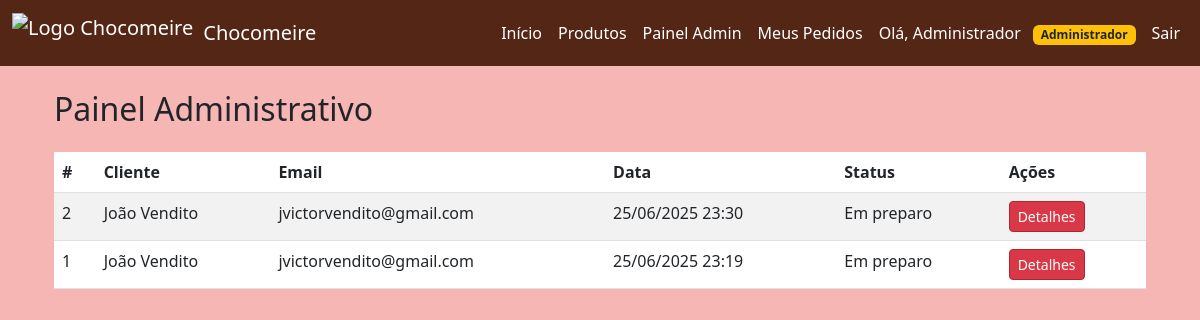
The page /admin (signed in) on the database its author committed.
### app.py (models this page shows)
class User(db.Model):
    id = db.Column(db.Integer, primary_key=True)
    nome = db.Column(db.String(100), nullable=False)
    email = db.Column(db.String(100), unique=True, nullable=False)
    senha = db.Column(db.String(200), nullable=False)
    is_admin = db.Column(db.Boolean, default=False)

### models/pedido.py (models this page shows, shortened)
class Pedido(db.Model):
    id = db.Column(db.Integer, primary_key=True)
    cliente_id = db.Column(db.Integer, db.ForeignKey('cliente.id'), nullable=False)
    cliente = db.relationship('Cliente', backref='pedidos')  # ✅ relacionamento com cliente
    status = db.Column(db.String(50), default="Pendente")
    data_criacao = db.Column(db.DateTime, default=datetime.utcnow)  # ✅ campo de data
    itens = db.relationship('ItemPedido', backref='pedido', lazy=True, cascade="all, delete-orphan")

### models/cliente.py (models this page shows, shortened)
class Cliente(db.Model):
    id = db.Column(db.Integer, primary_key=True)
    nome = db.Column(db.String(100), nullable=False)
    email = db.Column(db.String(100), unique=True, nullable=False)

### app.py (the view)
@app.route('/admin')
def admin_dashboard():
    if not is_admin():
        flash("Acesso restrito ao administrador!", "error")
        return redirect(url_for('home'))
    pedidos = Pedido.query.order_by(Pedido.id.desc()).all()
    return render_template("admin.html", usuario=get_usuario_logado(), pedidos=pedidos)

### app.py (called while the page is built)
def get_usuario_logado():
    if 'usuario_id' in session:
        return db.session.get(User, session['usuario_id'])
    return None

def is_admin():
    usuario = get_usuario_logado()
    return usuario and getattr(usuario, "is_admin", False)

### templates/admin.html
{% extends 'base.html' %}
{% block content %}
<div class="container mt-4">
  <h2>Painel Administrativo</h2>
  {% if pedidos %}
  <table class="table table-striped mt-4">
    <thead>
      <tr>
        <th>#</th>
        <th>Cliente</th>
        <th>Email</th>
        <th>Data</th>
        <th>Status</th>
        <th>Ações</th>
      </tr>
    </thead>
    <tbody>
      {% for pedido in pedidos %}
      <tr>
        <td>{{ pedido.id }}</td>
        <td>{{ pedido.cliente.nome }}</td>
        <td>{{ pedido.cliente.email }}</td>
        <td>{{ pedido.data_criacao.strftime('%d/%m/%Y %H:%M') if pedido.data_criacao else '—' }}</td>
        <td>{{ pedido.status if pedido.status else 'Pendente' }}</td>
        <td>
          <a href="{{ url_for('admin_detalhes_pedido', pedido_id=pedido.id) }}" class="btn btn-sm btn-primary">Detalhes</a>
        </td>
      </tr>
      {% endfor %}
    </tbody>
  </table>
  {% else %}
  <p>Nenhum pedido registrado até o momento.</p>
  {% endif %}
</div>
{% endblock %}

### templates/base.html (shortened to what this page needs)
<!DOCTYPE html>
<html lang="pt-BR">
<head>
    <link href="https://cdn.jsdelivr.net/npm/bootstrap@5.3.0/dist/css/bootstrap.min.css" rel="stylesheet">
    <link href="{{ url_for('static', filename='style.css') }}" rel="stylesheet">
</head>
<body>
    <nav class="navbar navbar-expand-lg navbar-custom">
        <div class="container-fluid">
            <a class="navbar-brand d-flex align-items-center" href="/">
                <img src="https://raw.githubusercontent.com/unimetrocamp-startupclass/LTD.2025.1.028-CHOCOMEIRE/main/static/Logo.Chocomeire.jpg" alt="Logo Chocomeire">
                Chocomeire
            </a>
            <div class="collapse navbar-collapse" id="navbarNav">
                <ul class="navbar-nav ms-auto">
                    <li class="nav-item"><a class="nav-link" href="/">Início</a></li>
                    <li class="nav-item"><a class="nav-link" href="/produtos">Produtos</a></li>
                    {% if usuario %}
                        {% if usuario.is_admin %}
                            <li class="nav-item">
                                <a class="nav-link" href="{{ url_for('admin_dashboard') }}">Painel Admin</a>
                            </li>
                        {% endif %}
                        <li class="nav-item">
                            <a class="nav-link" href="{{ url_for('meus_pedidos') }}">Meus Pedidos</a>
                        </li>
                        <li class="nav-item">
                            <a class="nav-link disabled">
                                Olá, {{ usuario.nome }}
                                {% if usuario.is_admin %}
                                    <span class="badge bg-warning text-dark ms-2">Administrador</span>
                                {% endif %}
                            </a>
                        </li>
                        <li class="nav-item">
                            <a class="nav-link" href="/logout">Sair</a>
                        </li>
                    {% else %}
                        <li class="nav-item"><a class="nav-link" href="/login">Login</a></li>
                        <li class="nav-item"><a class="nav-link" href="/cadastro">Cadastre-se</a></li>
                    {% endif %}
                </ul>
            </div>
        </div>
    </nav>
    <main class="container mt-4">
        {% block content %}{% endblock %}
    </main>
</body>
</html>

### static/style.css (style rules this page uses)
body { background-color: #f6b6b3; font-family: 'Segoe UI', Arial, sans-serif; margin: 0; padding: 0; }
.navbar-custom { background-color: #542616; }
.navbar-custom .navbar-brand, .navbar-custom .nav-link, .navbar-custom .navbar-toggler-icon { color: #fff; }
.navbar-brand img { height: 40px; margin-right: 10px; }
.btn-primary { background-color: #D93846; border-color: #b02534; color: #fff; }

### rows shown on the page
User: nome "Administrador"
Pedido: id "2", cliente.nome "João Vendito", cliente.email "jvictorvendito@gmail.com", data_criacao "25/06/2025 23:30", status "Em preparo"
Pedido: id "1", cliente.nome "João Vendito", cliente.email "jvictorvendito@gmail.com", data_criacao "25/06/2025 23:19", status "Em preparo"
